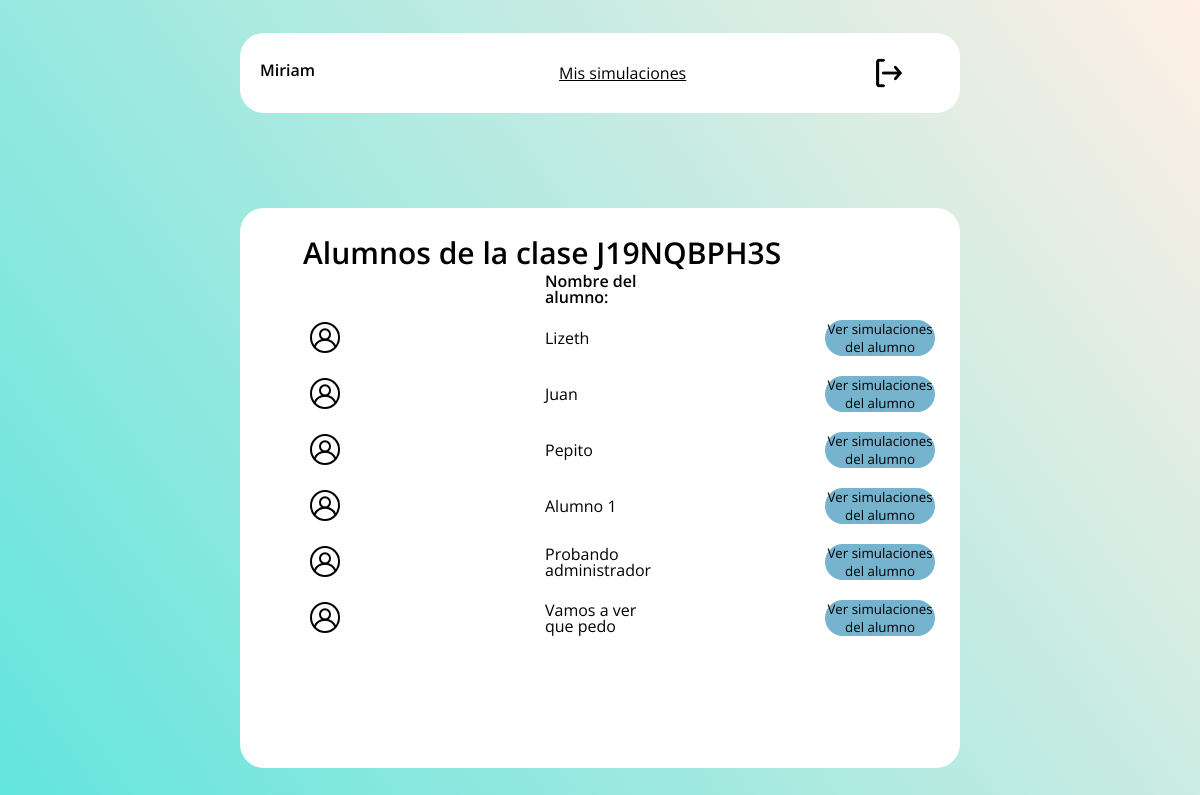
The page /ver_alumnos/index.php?clase=4 (signed in) on the database its author committed.
### tables this page shows
CREATE TABLE `clases` (
  `id_clase` int(11) NOT NULL,
  `id_profesor` int(11) NOT NULL,
  `codigo` varchar(64) NOT NULL
);

CREATE TABLE `alumnos` (
  `id_alumno` int(11) NOT NULL,
  `id_usuario` int(11) NOT NULL,
  `id_clase` int(11) NOT NULL
);

CREATE TABLE `usuarios` (
  `id_usuario` int(11) NOT NULL,
  `usuario` varchar(254) NOT NULL,
  `password` varchar(254) NOT NULL,
  `es_profesor` int(11) NOT NULL DEFAULT 0
);

### ver_alumnos/index.php (the view, shortened to what this page needs)
<?php session_start();
    require '../conexion.php';
    $clase_ver  = $_GET['clase'];
    $alumnos = array();
    $sql = "SELECT * FROM alumnos WHERE id_clase = '$clase_ver'";
    $datos = mysqli_query($con, $sql);
    while($row = mysqli_fetch_assoc($datos)){
        $alumnos[] = $row;
    }
    $sql = "SELECT * FROM clases WHERE id_clase = '$clase_ver'";
    $datos = mysqli_query($con, $sql);
    while($row = mysqli_fetch_assoc($datos)){
        $clase_nombre = $row['codigo'];
    }
?>
<!DOCTYPE html>
<html lang="en">
<head>
    <link rel="stylesheet" href="../css/reset.css">
    <link rel="stylesheet" href="../css/styles.css">
    <link rel="stylesheet" href="../css/clases.css">
</head>
<body style = "font-family: 'Open Sans', sans-serif;">
    <main>
        <header>
            <p><?php echo $_SESSION['usuario']; ?></p>
            <a href="../simulaciones" style = "color: #000">Mis simulaciones</a>
            <button type="button" onclick="salir()" id = "log_out"><img src="../img/Icono_salir.png" alt="Salir"></button>
        </header>
        <section>
            <h1>Alumnos de la clase <?php echo $clase_nombre; ?></h1>
            <article id="encabezados">
                <h3>Nombre del alumno:</h3>
            </article>
                <form action="../simulaciones/" method = "get" class = "n_form">
                <?php foreach($alumnos as $iteracion => $fila): ?>
                    <?php
                        $id_usuario_ver = $fila['id_usuario'];
                        $sql = "SELECT * FROM usuarios WHERE id_usuario = '$id_usuario_ver'";
                        $datos = mysqli_query($con, $sql);
                        while($row = mysqli_fetch_assoc($datos)){
                            $nombre_usuario = $row['usuario'];
                        }
                    ?>
                    <article>
                        <p class = "icono_a"><img src="../img/Icono_Usuario.svg" alt="Imagen usuario"></p>
                        <p><?php echo $nombre_usuario; ?></p>
                        <p>
                            <button type="submit" value = "<?php echo $id_usuario_ver; ?>" name = "id_alumno" class = "n_button ver_alumno">Ver simulaciones del alumno</button>
                        </p>
                    </article>
                <?php endforeach; ?>
                </form>
        </section>
    </main>
</body>
</html>

### css/styles.css (style rules this page uses)
* { font-family: 'Open Sans', sans-serif; color: #fff; }
body { background: rgb(98,229,221); background: linear-gradient(54deg, rgba(98,229,221,1) 0%, rgba(255,239,229,1) 100%); }
main { width: 100vw; min-height: 100vh; display: flex; justify-content: space-around; align-items: center; flex-direction: column; }
form { position: relative; padding: 20px; border-radius: 24px 24px 24px 24px; -moz-border-radius: 24px 24px 24px 24px; -webkit-border-radius: 24px 24px 24px 24px; background-color: #75B3CF; width: 25%; display: flex; justify-content: center; align-items: center; flex-direction: column; }
a { color: #fff; }
section { width: 60%; min-height: 70vh; display: flex; box-sizing: border-box; justify-content: top; align-items: center; flex-direction: column; background-color: #fff; border-radius: 24px 24px 24px 24px; -moz-border-radius: 24px 24px 24px 24px; -webkit-border-radius: 24px 24px 24px 24px; padding: 30px; color: #000; }
h3, p, h1, article { color: #000; box-sizing: border-box; margin-bottom: 5px; }
article, header { width: 100%; display: flex; align-items: center; justify-content: space-between; }
p, h3 { width: 16.6666%; text-align: left; }
p img { width: 15%; }
h1 { width: 90%; text-align: left; font-size: 30px; font-weight: 600; }
#encabezados { font-weight: 600; }
.icono_a { display: flex; align-items: center; justify-content: space-around; }
header { width: 60%; height: 10vh; background-color: #fff; border-radius: 24px 24px 24px 24px; -moz-border-radius: 24px 24px 24px 24px; -webkit-border-radius: 24px 24px 24px 24px; margin-bottom: 30px; box-sizing: border-box; padding: 20px; }
header p { font-weight: 600; }
.n_button { background-color: rgba(0,0,0,0); width: 100%; height: auto; border: 0; padding: 0; display: flex; align-items: center; justify-content: space-between; cursor: pointer; color: #000; }
.n_form { padding: 0; margin: 0; border: 0; background-color: rgba(0,0,0,0); width: 100%; height: auto; }
#log_out { background-color: rgba(0,0,0,0); height: auto; border: 0; padding: 0; display: flex; align-items: center; justify-content: space-between; cursor: pointer; color: #000; width: 10%; }
#log_out img { width: 50%; }
.ver_alumno { justify-content: space-around; background-color: #75B3CF; width: 100%; margin: 5px; border-radius: 24px 24px 24px 24px; -moz-border-radius: 24px 24px 24px 24px; -webkit-border-radius: 24px 24px 24px 24px; }

### css/clases.css (style rules this page uses)
p img { width: 30%; }

### rows shown on the page
clases: codigo "J19NQBPH3S"
alumnos: id_usuario.usuario "Lizeth"
alumnos: id_usuario.usuario "Juan"
alumnos: id_usuario.usuario "Pepito"
alumnos: id_usuario.usuario "Alumno 1"
alumnos: id_usuario.usuario "Probando administrador"
alumnos: id_usuario.usuario "Vamos a ver que pedo"

### other values the page prints
$_SESSION['usuario'] "Miriam"
